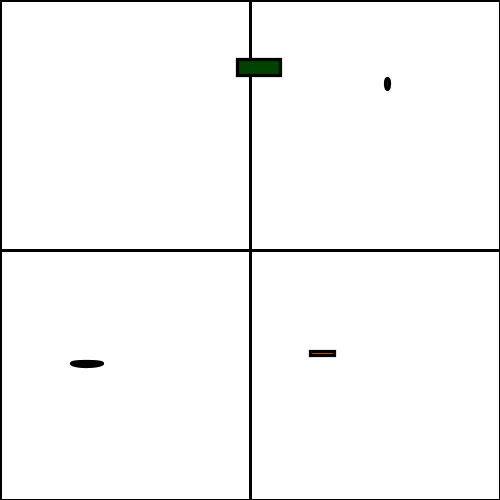
Frame 1 (no input)
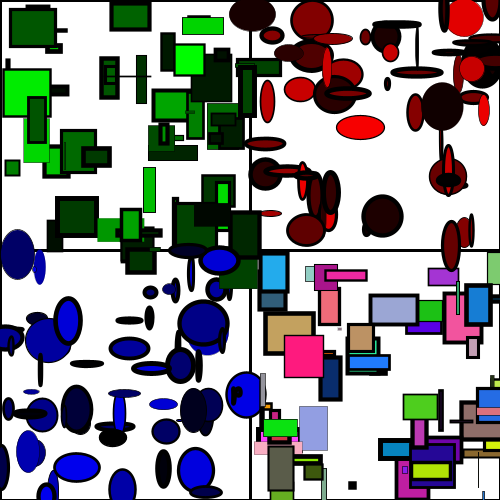
Frame 60 (the mouse pressed at the canvas centre just before this capture)
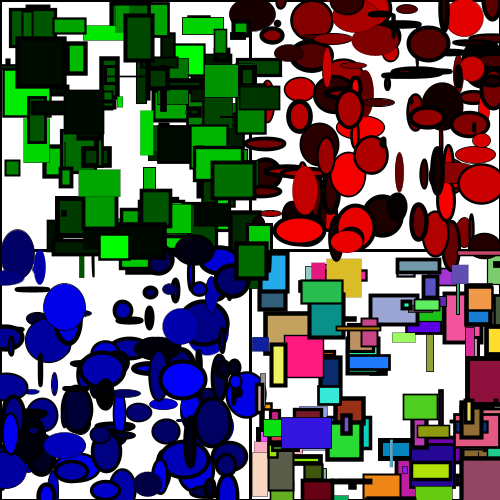
Frame 120 (the mouse held since frame 60 and released just before this capture)

The Processing sketch that drew these frames (run headless with seeded random() and noise(); from frame 60 on, the mouse is pressed at the canvas centre):

// Processing sketch: processing_169489
// ── processing_169489.pde

float k;
float r;
float g;
float b;

void setup()
{
size(500,500);
background(255);
strokeWeight(3);
rect(0,0,250,250);
rect(250,0,250,250);
rect(0,250,250,250);
rect(250,250,250,250);}

void draw()
{
k=random(0,5);
strokeWeight(k);
r=random(0);
g=random(255);
b=random(0);
frameRate(5);
fill(r,g,b);
float a;
a=random(width/2);
float b;
b=random(height/2);
float c;
c=random(50);
float d;
d=random(50);
rect(a,b,c,d);

r=random(255);
g=random(0);
b=random(0);
fill(r,g,b);
float l;
l=random(width/2,width);
float m;
m=random(height/2);
float n;
n=random(50);
float o;
o=random(50);
ellipse(l,m,n,o);


r=random(0);
g=random(0);
b=random(255);
fill(r,g,b);
float p;
p=random(width/2);
float q;
q=random(height/2,height);
float s;
s=random(50);
float t;
t=random(50);
ellipse(p,q,s,t);


r=random(255);
g=random(255);
b=random(255);
fill(r,g,b);
float u;
u=random(width/2,width);
float v;
v=random(height/2,height);
float w;
w=random(50);
float x;
x=random(50);
rect(u,v,w,x);


}

void mousePressed()
{strokeWeight(3);
fill(255);
rect(0,0,250,250);
k=random(0,5);
strokeWeight(k);
r=random(0);
g=random(255);
b=random(0);
frameRate(5);
fill(r,g,b);
float a;
a=random(width/2);
float b;
b=random(height/2);
float c;
c=random(50);
float d;
d=random(50);
rect(a,b,c,d);
strokeWeight(3);
fill(255);
rect(250,250,250,250);
r=random(255);
g=random(255);
b=random(255);
fill(r,g,b);
float u;
u=random(width/2,width);
float v;
v=random(height/2,height);
float w;
w=random(50);
float x;
x=random(50);
rect(u,v,w,x);}
